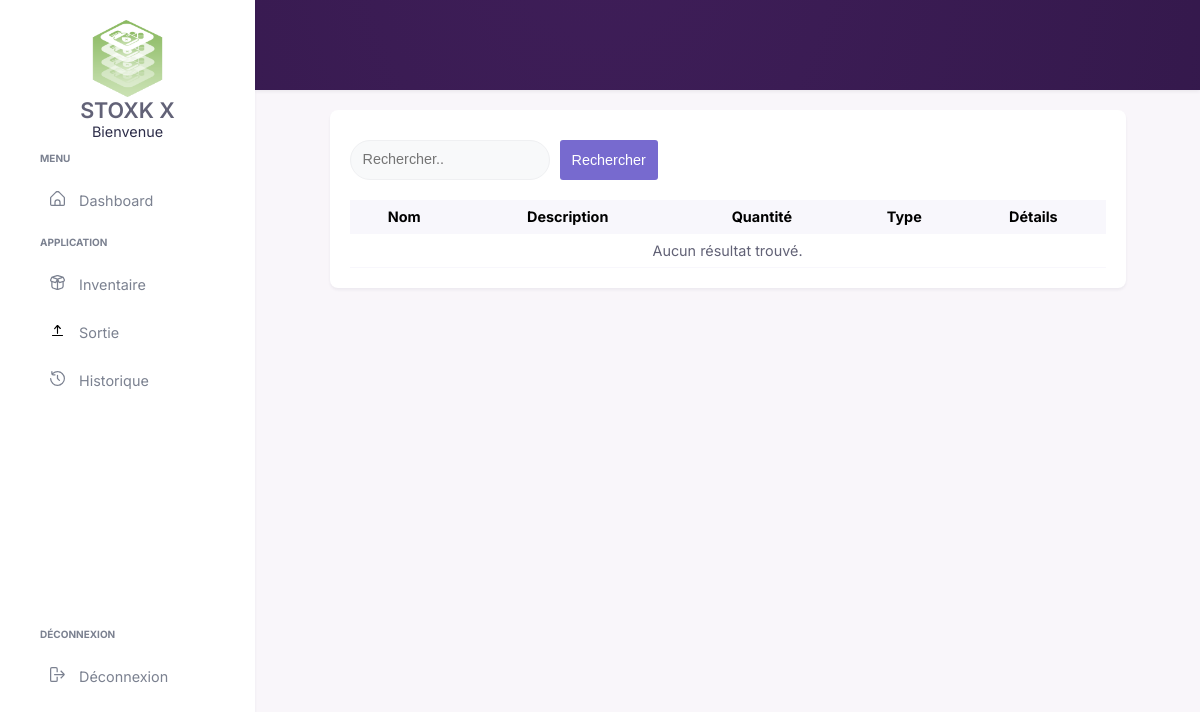
Before: /Vues/v_stock.php with the older database file.
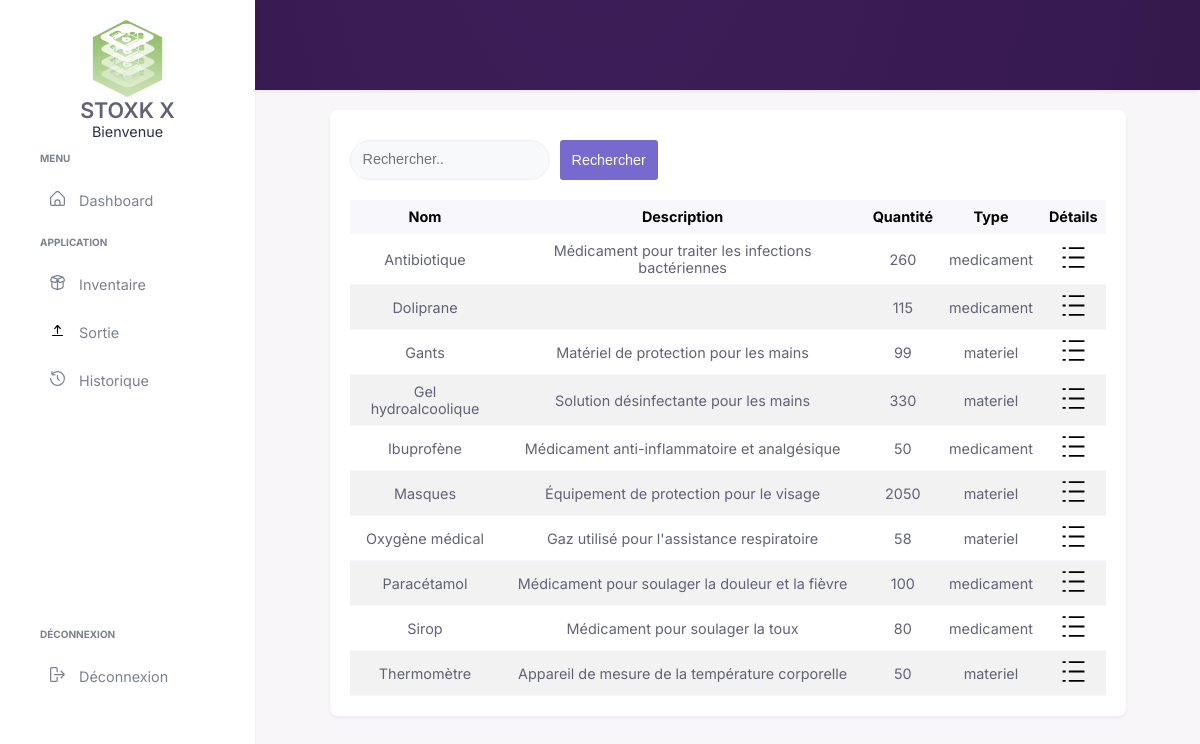
After: the same page with the newer database file.
### tables this page shows
CREATE TABLE `stocks` (
  `id_stock` int(11) NOT NULL,
  `nom` varchar(255) DEFAULT NULL,
  `description` varchar(255) DEFAULT NULL,
  `quantite_disponible` int(11) DEFAULT NULL,
  `type` enum('medicament','materiel') DEFAULT NULL
);

### API/database.php (called while the page is built, shortened)
<?php
class Database
{
    private  $host = 'localhost';
    private  $bdd = 'StockX';
    private  $user = 'root';
    private  $mdp = '';
    private  $handler;
    private  $statement;
    public function __construct()
    {
        $dsn = 'mysql:host=' . $this->host . ';dbname=' . $this->bdd;
        $options = array(
            PDO::ATTR_PERSISTENT => true,
            PDO::ATTR_ERRMODE => PDO::ERRMODE_EXCEPTION
        );
        try {
            $this->handler = new PDO($dsn, $this->user, $this->mdp, $options);
        } catch (PDOException $e) {
            $this->error = $e->getMessage();
        }
    }
    public function query($sql){
        return $this->statement = $this->handler->prepare($sql);
    }
    public function execute(){
        return $this->statement->execute();
    }
    public function resultSet(){
        $this->execute();
        return $this->statement->fetchAll(PDO::FETCH_OBJ);
    }
}
?>

### Controleur/stock.php (called while the page is built, shortened)
<?php
$db = new Database();
class Stock{
    public function getLesStocks(){
        global $db;
        $req = "SELECT id_stock, nom, description, quantite_disponible, type FROM stocks ORDER BY nom";
        $db->query($req);
        return $db->resultSet();
    }
}
?>

### Vues/v_stock.php (the view, shortened to what this page needs)
<?php
include '../API/database.php';
include '../Controleur/stock.php';
$stockAcces = new Stock();
include 'modeles/v_entete.php';
include 'modeles/v_header.php';
$stocks = $stockAcces->getLesStocks();
?>
<main>
<?php include "modeles/v_titrePage.php" ?>
    <div class="container">
        <div class="contenue effet-carte ">
            <header>
                <div class="row header-search">
                    <div class="control">
                        <form class="row" method="GET" action="<?php echo $_SERVER['PHP_SELF']; ?>">
                            <input type="search" name="search" placeholder="Rechercher.." class="form-control">
                            <button style="margin-left: 10px;" type="submit" class="btn btn-primary">Rechercher</button>
                        </form>
                    </div>
                </div>
            </header>
            <div class="tableau">
            <table>
                <thead>
                    <tr>
                        <th>Nom</th>
                        <th>Description</th>
                        <th>Quantité</th>
                        <th>Type</th>
                        <th>Détails</th>
                    </tr>
                </thead>
                <tbody>
                <?php
                if (empty($stocks)) {
                    echo "<tr><td colspan='6'>Aucun résultat trouvé.</td></tr>";
                } else {
                    foreach ($stocks as $stock) {
                        echo "<tr>";
                        echo "<td>" . $stock->nom . "</td>";
                        echo "<td>" . $stock->description . "</td>";
                        echo "<td>" . $stock->quantite_disponible . "</td>";
                        echo "<td>" . $stock->type . "</td>";
                        echo '<td>
                        <a href="./v_stockDetails.php?id_stock=' .$stock->id_stock .'&titre=Details de '.$stock->nom.'&nom='.$stock->nom.'&description='. $stock->description.'&quantite='. $stock->quantite_disponible .'&type='.$stock->type .'">
                            <svg width="25px" viewBox="0 0 1024 1024" class="icon" version="1.1" xmlns="http://www.w3.org/2000/svg" fill="#000000"><g id="SVGRepo_bgCarrier" stroke-width="0"></g><g id="SVGRepo_tracerCarrier" stroke-linecap="round" stroke-linejoin="round"></g><g id="SVGRepo_iconCarrier"><path d="M320 89.6h640v76.8H320V89.6z m0 768h640v76.8H320v-76.8z m-256-768h128v76.8H64V89.6z m256 384h640v76.8H320V473.6z m-256 0h128v76.8H64V473.6z m0 384h128v76.8H64v-76.8z" fill="#000000"></path></g></svg>
                        </a>
                        </td>';
                        echo "</tr>";
                    }
                }
                    ?>
                </tbody>
            </table>
            </div>
        </div>
    </div>
</main>
<?php
include 'modeles/v_pied.php';
?>

Changed rows visible on the page:
added stocks: nom "Antibiotique", description "Médicament pour traiter les infections bactériennes", quantite_disponible "260", type "medicament"
added stocks: nom "Doliprane", quantite_disponible "115", type "medicament"
added stocks: nom "Gants", description "Matériel de protection pour les mains", quantite_disponible "99", type "materiel"
added stocks: nom "Gel hydroalcoolique", description "Solution désinfectante pour les mains", quantite_disponible "330", type "materiel"
added stocks: nom "Ibuprofène", description "Médicament anti-inflammatoire et analgésique", quantite_disponible "50", type "medicament"
added stocks: nom "Masques", description "Équipement de protection pour le visage", quantite_disponible "2050", type "materiel"
added stocks: nom "Oxygène médical", description "Gaz utilisé pour l'assistance respiratoire", quantite_disponible "58", type "materiel"
added stocks: nom "Paracétamol", description "Médicament pour soulager la douleur et la fièvre", quantite_disponible "100", type "medicament"
added stocks: nom "Sirop", description "Médicament pour soulager la toux", quantite_disponible "80", type "medicament"
added stocks: nom "Thermomètre", description "Appareil de mesure de la température corporelle", quantite_disponible "50", type "materiel"
Other visible differences:
text no longer shown: "Aucun résultat trouvé."
